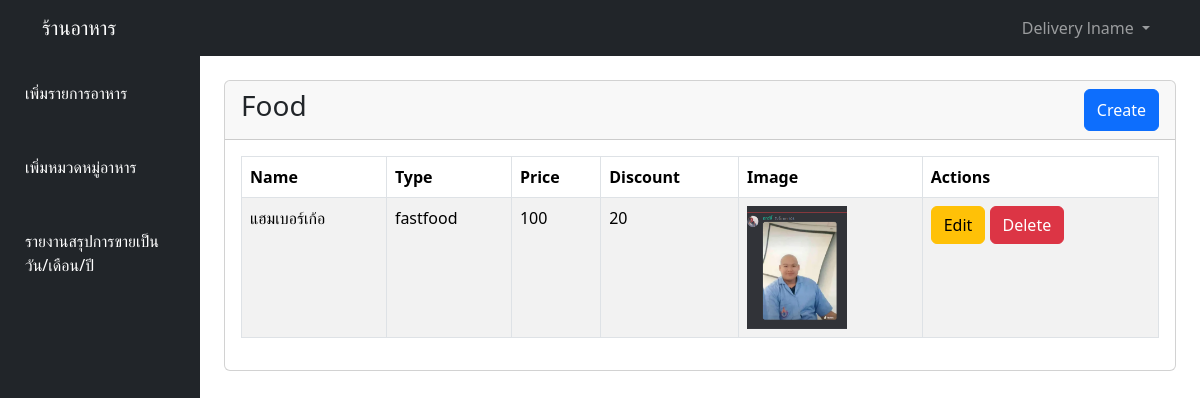
Page / (signed in) on the earlier database version.
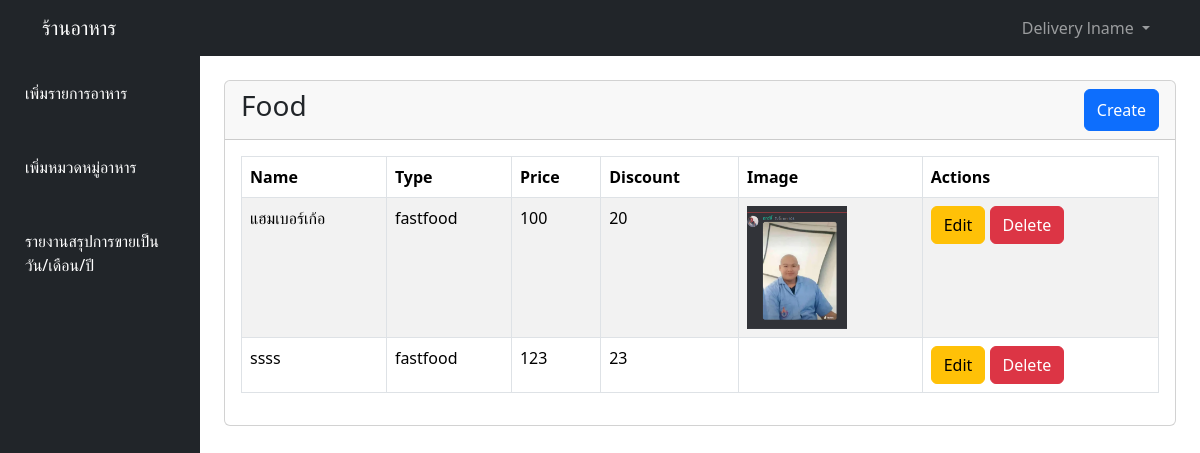
Same page on the later database version.
### tables this page shows
CREATE TABLE IF NOT EXISTS `users` (
  `id` int(10) NOT NULL AUTO_INCREMENT,
  `role` enum('user','admin','manager','delivery') NOT NULL DEFAULT 'user',
  `firstname` varchar(255) NOT NULL,
  `lastname` varchar(255) NOT NULL,
  `phone` varchar(50) DEFAULT NULL,
  `email` varchar(255) NOT NULL,
  `password` varchar(255) NOT NULL,
  `profile_image` longtext DEFAULT NULL,
  `status` int(11) DEFAULT 0,
  PRIMARY KEY (`id`)
);

CREATE TABLE IF NOT EXISTS `food` (
  `id` int(11) NOT NULL AUTO_INCREMENT,
  `type_id` int(11) DEFAULT NULL,
  `shop_id` int(11) DEFAULT NULL,
  `name` varchar(50) DEFAULT NULL,
  `price` int(11) DEFAULT 0,
  `discount` int(11) DEFAULT 0,
  `food_img` longtext DEFAULT NULL,
  PRIMARY KEY (`id`),
  KEY `FK_food_food_type` (`type_id`),
  KEY `FK_food_shop` (`shop_id`),
  CONSTRAINT `FK_food_food_type` FOREIGN KEY (`type_id`) REFERENCES `food_type` (`id`) ON DELETE NO ACTION ON UPDATE NO ACTION,
  CONSTRAINT `FK_food_shop` FOREIGN KEY (`shop_id`) REFERENCES `shop` (`id`) ON DELETE NO ACTION ON UPDATE NO ACTION
);

CREATE TABLE IF NOT EXISTS `food_type` (
  `id` int(11) NOT NULL AUTO_INCREMENT,
  `name` varchar(50) DEFAULT NULL,
  PRIMARY KEY (`id`)
);

### config.php (called while the page is built, shortened)
<?php
function gud($userId, $pdo) {
    try {
        $stmt = $pdo->prepare("SELECT * FROM users WHERE id = ?");
        $stmt->execute([$userId]);
        $data = $stmt->fetch();
        return $data;
    } catch (PDOException $e) {
        echo "Error: " . $e->getMessage();
        return [];
    }
}
?>

### views/services/manager.php (the view, shortened to what this page needs)
<?php
    require 'config.php';
    $stmt = $pdo->prepare("SELECT shop.*, shop_type.name AS shop_type_name FROM shop JOIN shop_type ON shop.type_id = shop_type.id WHERE shop.user_id = ?");
    $stmt->execute([$_SESSION['user_login']]);
    $datashop = $stmt->fetch();
    $uhs = $datashop ? true : false;
    $stmt = $pdo->prepare('SELECT food.*, food_type.name AS food_type_name FROM food INNER JOIN food_type ON food.type_id = food_type.id');
    $stmt->execute();
    $foods = $stmt->fetchAll();
?>
<!DOCTYPE html>
<html lang="en">
<head>
</head>
<body>
    <?php include 'navbar.php' ?>
    <div class="container-fluid">
        <div class="row">
            <div class="col-md-2 sidebar p-0">
                <ul class="nav flex-column">
                    <?php
                        if (empty($datashop['approve']) || $datashop['approve'] == 0) {
                    ?>
                    <li class="nav-item"><a href="" class="nav-link nav-content" data-content="access_shop">ขอใช้งานร้านอาหาร</a></li>
                    <?php
                        } else {
                    ?>
                    <li class="nav-item"><a href="" class="nav-link nav-content" data-content="food">เพิ่มรายการอาหาร</a></li>
                    <li class="nav-item"><a href="" class="nav-link nav-content" data-content="foodtype">เพิ่มหมวดหมู่อาหาร</a></li>
                    <li class="nav-item"><a href="" class="nav-link nav-content" data-content="shoptype">รายงานสรุปการขายเป็นวัน/เดือน/ปี</a></li>
                    <?php
                        }
                    ?>
                </ul>
            </div>
            <div class="col-md-10 my-4">
                <div class="container">
                    <?php
                        if (empty($datashop['approve']) || $datashop['approve'] == 0) {
                    ?>
                    <div class="contents" id="access_shop">
                        <h3>Access Shop</h3>
                        <?= ! $uhs ? '<button class="btn btn-primary" data-bs-toggle="modal" data-bs-target="#access_shopp">Request</button>' : '' ?>
                        <p>ชื่อร้าน <?= $datashop['name'] ?></p>
                        <p>ที่อยู่ <?= $datashop['address'] ?></p>
                        <p>เบอร์โทรร้าน <?= $datashop['phone'] ?></p>
                        <p>ประเภทร้านอาหาร <?= $datashop['shop_type_name'] ?></p>
                    </div>
                    <?php
                        } else {
                    ?>
                    <div class="contents" id="food">
                        <div class="card">
                            <div class="card-header d-flex justify-content-between">
                                <h3>Food</h3>
                                <button class="btn btn-primary" class="btn btn-primary" data-bs-toggle="modal" data-bs-target="#createfood">Create</button>
                            </div>
                            <div class="card-body">
                                <table id="admin-table" class="table table-bordered table-striped ">
                                    <thead class="thead-dark">
                                        <tr>
                                            <th>Name</th>
                                            <th>Type</th>
                                            <th>Price</th>
                                            <th>Discount</th>
                                            <th>Image</th>
                                            <th>Actions</th>
                                        </tr>
                                    </thead>
                                    <tbody>
                                        <?php foreach ($foods as $food): ?>
                                        <tr>
                                            <td>
                                                <?php echo $food['name']; ?>
                                            </td>
                                            <td>
                                                <?php echo $food['food_type_name']; ?>
                                            </td>
                                            <td>
                                                <?php echo $food['price']; ?>
                                            </td>
                                            <td>
                                                <?= $food['discount']; ?>
                                            </td>
                                            <td>
                                                <img width="100px" src="<?= $food['food_img']; ?>" alt="">
                                            </td>
                                            <td>
                                                <button class="btn btn-warning" onclick="">Edit</button>
                                                <button class="btn btn-danger" onclick="">Delete</button>
                                            </td>
                                        </tr>
                                        <?php endforeach; ?>
                                    </tbody>
                                </table>
                            </div>
                        </div>
                    </div>
                    <?php
                        }
                    ?>
                </div>
            </div>
        </div>
    </div>
</body>
</html>

### index.php (shortened to what this page needs)
<?php
$routes = [];
route('/', function(){
    include 'assets.php';
    if (!isset($_SESSION['user_login'])) {
        include 'views/home.php';
    } else {
        if ($_SESSION["role"] === "admin") {
            include 'views/services/admin.php';
        } elseif ($_SESSION["role"] === "delivery") {
            include 'views/services/delivery.php';
        } elseif ($_SESSION["role"] === "manager") {
            include 'views/services/manager.php';
        } else {
            include 'views/services/users.php';
        }
    }
});
function route(string $path, callable $callback){
    global $routes;
    $routes[$path] = $callback;
}
run();
function run(){
    global $routes;
    foreach ($routes as $path => $callback) {
        $callback();
    }
}
?>

### assets.php (shortened to what this page needs)
<!DOCTYPE html>
<html lang="en">
<head>
    <link rel="stylesheet" href="assets/css/bootstrap.min.css">
    <link rel="stylesheet" href="assets/main.css">
</head>
</html>

### navbar.php (shortened to what this page needs)
<nav class="navbar navbar-expand-lg navbar-dark bg-dark">
    <div class="container">
        <a class="navbar-brand" href="/">ร้านอาหาร</a>
        <div class="collapse navbar-collapse" id="navbarNav">
            <ul class="navbar-nav ms-auto">
                <?php
                if (isset($_SESSION['user_login'])) {
                $user = gud($_SESSION['user_login'], $pdo)
                ?>
                <li class="nav-item dropdown">
                    <a class="nav-link dropdown-toggle" href="#" role="button" data-bs-toggle="dropdown"
                        aria-expanded="false">
                        <?= $user['firstname']. " " . $user['lastname'] ?>
                    </a>
                </li>
                <?php } ?>
            </ul>
        </div>
    </div>
</nav>

### assets/main.css (style rules this page uses)
.sidebar { background-color: #212529; height: 100vh; }
.sidebar .nav-link { color: white; padding: 25px; }
.contents { display: none; }
.contents:first-of-type { display: block; }

Differences in the rows shown:
added food: name "ssss", type.name "fastfood", price "123", discount "23"
